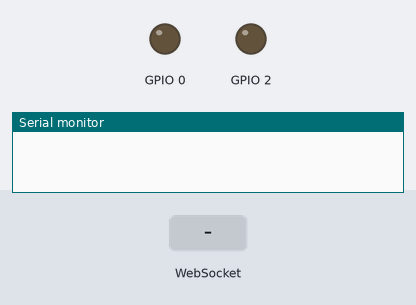
This sketch was run on a simulated ESP8266 (NodeMCU). Parts: output pins drawn as LEDs (lit = HIGH), the last lines printed to the serial monitor. The inputs (shaded band) are chosen by the test bench. WiFi joins after 1.5 s; servers stay silent unless stated; EEPROM starts erased.

Above: at 0.1 s.
At 2.7 s:
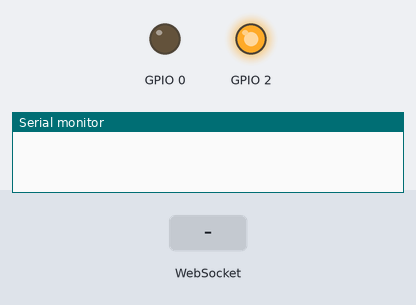
2.8 s: WebSocket text "0" received
At 4.2 s:
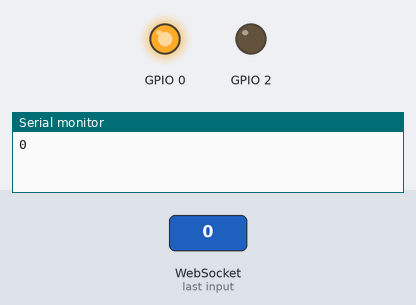
Timing chart, 0 to 5.8 s (numbered marks = the images above; inputs shaded):
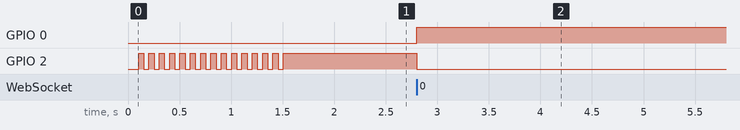

Measured:
- after the input at 2.8 s, GPIO 0: LOW → HIGH at once; GPIO 2: HIGH → LOW at once

The sketch:

esp8266UART.ino
```cpp
#include <ESP8266WiFi.h>
#include <WebSocketsClient.h>

#include "Led.h"
#include "Config.h"
#include "Package.h"

WebSocketsClient *webSocket;

Led *led;
Config *config;
Package *package;

const char SYS_SSID[] = "robolight";
const char SYS_PASS[] = "robolight";

int8_t status = 0;

void webSocketEvent(WStype_t type, uint8_t *payload, size_t lenght) {
  switch (type) {
    case WStype_DISCONNECTED:
      if (status) {
        led->set(HIGH, HIGH);
      }
      break;
    case WStype_CONNECTED:
      status = 1;
      led->set(LOW, HIGH);
      break;
    case WStype_TEXT:
      for (int i = 0; lenght != i; i++)
        Serial.write(payload[i]);
      break;
    case WStype_BIN:
      for (int i = 0; lenght != i; i++)
        Serial.write(payload[i]);
      break;
  }
}

void connectToWiFi(const char* ssid, const char* pass, boolean blinkMode = false) {
  WiFi.begin(ssid, pass);

  while (WiFi.status() != WL_CONNECTED) {
    led->blink(blinkMode, 50);
    if (WiFi.status() == WL_CONNECT_FAILED || WiFi.status() == WL_NO_SSID_AVAIL) {
      WiFi.disconnect();
      WiFi.begin(ssid, pass);
    }
  }
}

void configFromLH() {
  connectToWiFi(SYS_SSID, SYS_PASS, 1);
  config->loadConfig();
  led->set(HIGH, HIGH);
  while (!config->fetchConfig()) {
    delay(1000);
  }
  WiFi.disconnect();
}

void setup() {
  WiFi.softAPdisconnect(true);

  led = new Led(2, 0);

  Serial.begin(115200);

  config = new Config();

//  configFromLH();

  config->loadConfig();
  led->set(LOW, LOW);
  connectToWiFi(config->getSsid(), config->getPass());

  webSocket = new WebSocketsClient();

  package = new Package(webSocket);

  webSocket->begin(config->getHost(), 2500, String("/") + config->getUrl());
  webSocket->onEvent(webSocketEvent);
}

void loop() {
  webSocket->loop();
  package->readPackages();
}
```

Led.cpp
```cpp
#include <Arduino.h>
#include <EEPROM.h>
#include <ESP8266WiFi.h>
#include "Led.h"

Led::Led(uint8_t wifiPin, uint8_t socketPin) {
  this->wifiPin = wifiPin;
  this->socketPin = socketPin;

  pinMode(wifiPin, OUTPUT);
  pinMode(socketPin, OUTPUT);
  digitalWrite(wifiPin, LOW);
  digitalWrite(socketPin, LOW);
}

void Led::set(boolean wifiPinValue, boolean socketPinValue) {
  digitalWrite(this->wifiPin, wifiPinValue);
  digitalWrite(this->socketPin, socketPinValue);
}

void Led::blink(boolean mode, int16_t timeout) {
  delay(timeout);
  if (mode)
    digitalWrite(socketPin, LOW);
  else
    digitalWrite(wifiPin, LOW);
  delay(timeout);
  if (mode)
    digitalWrite(socketPin, HIGH);
  else
    digitalWrite(wifiPin, HIGH);
}
```

Led.h
```cpp
#ifndef Led_h
#define Led_h

class Led {
  public:
    Led(uint8_t wifiPin, uint8_t socketPin);
    void set(boolean wifiPinValue, boolean socketPinValue);
    void blink(boolean mode, int16_t timeout);
  private:
    uint8_t socketPin;
    uint8_t wifiPin;
};

#endif
```

Package.cpp
```cpp
#include <Arduino.h>
#include <EEPROM.h>
#include <ESP8266WiFi.h>
#include "Package.h"

Package::Package(WebSocketsClient *webSocket) {
  this->webSocket = webSocket;
}

void Package::readPackages() {
  if (Serial.available() > 0) {
    c = Serial.read();
    if (packageLen == 0) {
      packageLen = c - 48;
    } else {
      package[packageI] = c;
      packageI++;
      if (packageI == packageLen) {
        webSocket->sendTXT(package, packageLen);
        packageLen = 0;
        packageI = 0;
      }
    }
  }
}
```

Package.h
```cpp
#ifndef Package_h
#define Package_h

#include <ESP8266WebServer.h>
#include <WebSocketsClient.h>

class Package {
  public:
    Package(WebSocketsClient *webSocket);
    void readPackages();
  private:
    int packageLen = 0;
    int packageI = 0;
    char package[256];
    char c;
    WebSocketsClient *webSocket;

};

#endif
```

Config.cpp
```cpp
#include <Arduino.h>
#include <EEPROM.h>
#include <ESP8266WiFi.h>
#include "Config.h"

Config::Config() {
  EEPROM.begin(512);
  data = new char*[4];
}

Config::~Config() {
  EEPROM.end();
}

void Config::loadConfig() {
  for (int x = 0; x < 4; x++) {
    data[x] = new char[32];
    for (int i = 32 * x; i < 32 * (x + 1); i++) {
      data[x][i - 32 * x] = EEPROM.read(i);
    }
  }
}

char *Config::getSsid() {
  return data[0];
}

char *Config::getPass() {
  return data[1];
}

char *Config::getHost() {
  return data[2];
}

char *Config::getUrl() {
  return data[3];
}

void Config::writeConfig(uint8_t i, char* line, uint8_t length) {
  int j = 0;
  for (; j < 32 && j < length; j++) {
    EEPROM.write(i * 32 + j, line[j]);;
    data[i][j] = line[j];
  }
  EEPROM.write(i * 32 + length, 0);
  data[i][length] = 0;
}

boolean Config::fetchConfig() {
  String requestUrl = "http://192.168.4.1/host?id=";
  requestUrl += this->getUrl();

  char *payload = this->getHost();
  http.begin(requestUrl);
  if (http.GET() == 200) {
    http.getString().toCharArray(payload, 32);
    writeConfig(2, payload, strlen(payload));
  } else {
    return false;
  }

  payload = this->getSsid();
  http.begin("http://192.168.4.1/ssid");
  http.GET();
  http.getString().toCharArray(payload, 32);
  writeConfig(0, payload, strlen(payload));

  payload = this->getPass();
  http.begin("http://192.168.4.1/password");
  http.GET();
  http.getString().toCharArray(payload, 32);
  writeConfig(1, payload, strlen(payload));

  EEPROM.commit();
  return true;
}
```

Config.h
```cpp
#ifndef Config_h
#define Config_h

#include <ESP8266HTTPClient.h>

class Config {
  public:
    Config();
    ~Config();
    char *getSsid();
    char *getPass();
    char *getHost();
    char *getUrl();
    void loadConfig();
    void writeConfig(uint8_t i, char* data, uint8_t length);
    boolean fetchConfig();
  private:
    HTTPClient http;
    char **data;
};

#endif
```
